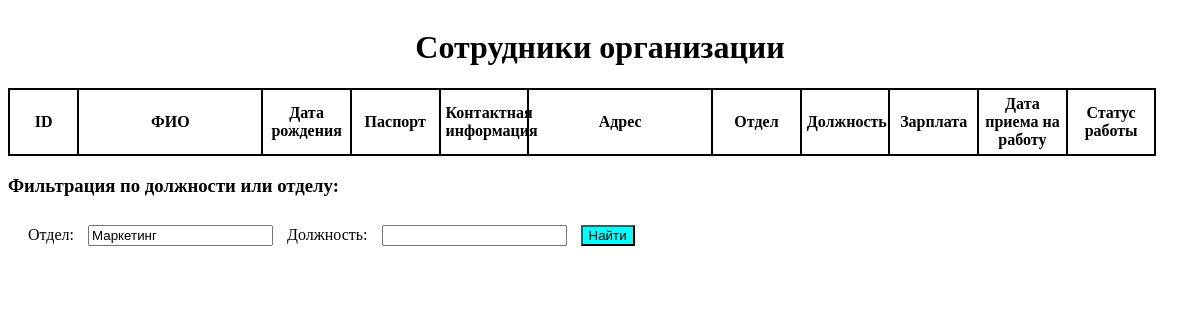
The page /index.php?FOtdel=Маркетинг on the database as committed earlier.
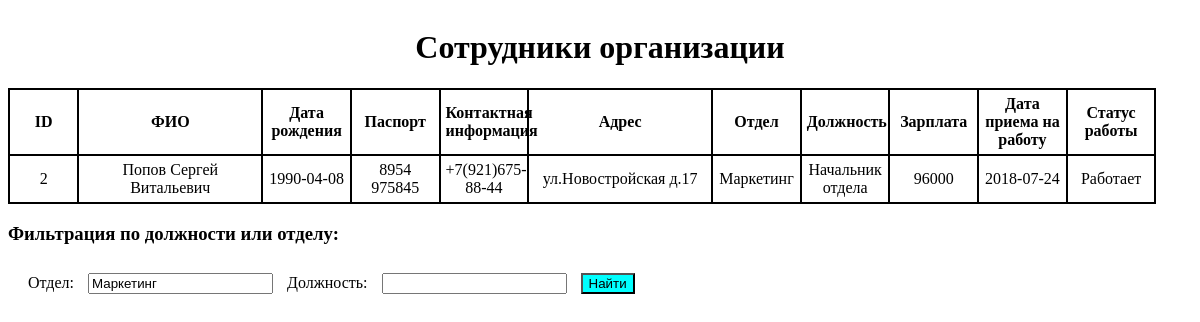
The same page on the database as committed later.
### tables this page shows
CREATE TABLE `sotr` (
  `ID` int(11) NOT NULL,
  `FIO` varchar(75) NOT NULL,
  `DataRozhdenia` date NOT NULL,
  `Pasport` varchar(15) NOT NULL,
  `KontaktnayaInfa` varchar(75) NOT NULL,
  `Adres` varchar(75) NOT NULL,
  `Otdel` varchar(75) NOT NULL,
  `Dolzhnost` varchar(75) NOT NULL,
  `Zarplata` int(11) NOT NULL,
  `DataPrinatia` date NOT NULL,
  `Status` varchar(10) NOT NULL
);

### index.php (the view, shortened to what this page needs)
<!DOCTYPE html>
<html lang="en">
<head>
    <link href="style.css" rel="stylesheet" type="text/css">
</head>
<body>
<?php
require_once 'config.php';
$FOtdel = isset($_GET['FOtdel']) ?$_GET['FOtdel'] : '';
$FDolzhnost = isset($_GET['FDolzhnost']) ? $_GET['FDolzhnost'] : '';
$query = "SELECT * FROM sotr WHERE 1=1";
if ($FOtdel) {
    $query .= " AND Otdel LIKE '%$FOtdel%'";
}
$result = mysqli_query($conn, $query);
$list = array();
while ($row = mysqli_fetch_assoc($result)) {
$list[] = $row;
}
?>
<h1>Сотрудники организации</h1>
<table>
<thead>
    <th style=width:5%>ID</th>
    <th style=width:15%;>ФИО</th>
    <th>Дата рождения</th>
    <th>Паспорт</th>
    <th>Контактная информация</th>
    <th style=width:15%;>Адрес</th>
    <th>Отдел</th>
    <th>Должность</th>
    <th>Зарплата</th>
    <th>Дата приема на работу</th>
    <th>Статус работы</th>
</thead>
<tbody>
    <?php foreach($list as $item): ?>
        <tr>
            <td> <?php echo htmlspecialchars($item['ID']);?></td>
            <td> <?php echo htmlspecialchars($item['FIO']);?></td>
            <td> <?php echo htmlspecialchars($item['DataRozhdenia']);?></td>
            <td> <?php echo htmlspecialchars($item['Pasport']);?></td>
            <td> <?php echo htmlspecialchars($item['KontaktnayaInfa']);?></td>
            <td> <?php echo htmlspecialchars($item['Adres']);?></td>
            <td> <?php echo htmlspecialchars($item['Otdel']);?></td>
            <td> <?php echo htmlspecialchars($item['Dolzhnost']);?></td>
            <td> <?php echo htmlspecialchars($item['Zarplata']);?></td>
            <td> <?php echo htmlspecialchars($item['DataPrinatia']);?></td>
            <td> <?php echo htmlspecialchars($item['Status']);?></td>
        </tr>
    <?php endforeach; ?>
</tbody>
</table>
<h3> Фильтрация по должности или отделу: </h3>
<form class = "filtr" method="GET" action="">
<label   class = "filtr" for="Otdel">Отдел:</label>
<input type="text" id="Otdel" name="FOtdel" value="<?php echo htmlspecialchars($FOtdel); ?>">
<label  class = "filtr" for="Dolzhnost">Должность:</label>
<input type="text" id="Dolzhnost" name="FDolzhnost" value="<?php echo htmlspecialchars($FDolzhnost); ?>">
<button type="submit">Найти</button>
</form>
</body>
</html>

### style.css (style rules this page uses)
h1 { text-align: center; }
body { font-size: 16px; align-content: center; }
table { table-layout: fixed; width: 97%; border-collapse: collapse; border: 2px solid rgb(0, 0, 0); }
th, td { padding: 5px; border: 2px solid rgb(0, 0, 0); text-align: center; }
.filtr { margin: 10px; font-size: 16px; align-content: center; }
button { margin: 10px; background-color:aqua; }

Rows that differ between the two databases and show on the page:
added sotr: ID "2", FIO "Попов Сергей Витальевич", DataRozhdenia "1990-04-08", Pasport "8954 975845", KontaktnayaInfa "+7(921)675-88-44", Adres "ул.Новостройская д.17", Otdel "Маркетинг", Dolzhnost "Начальник отдела", Zarplata "96000", DataPrinatia "2018-07-24", Status "Работает"
